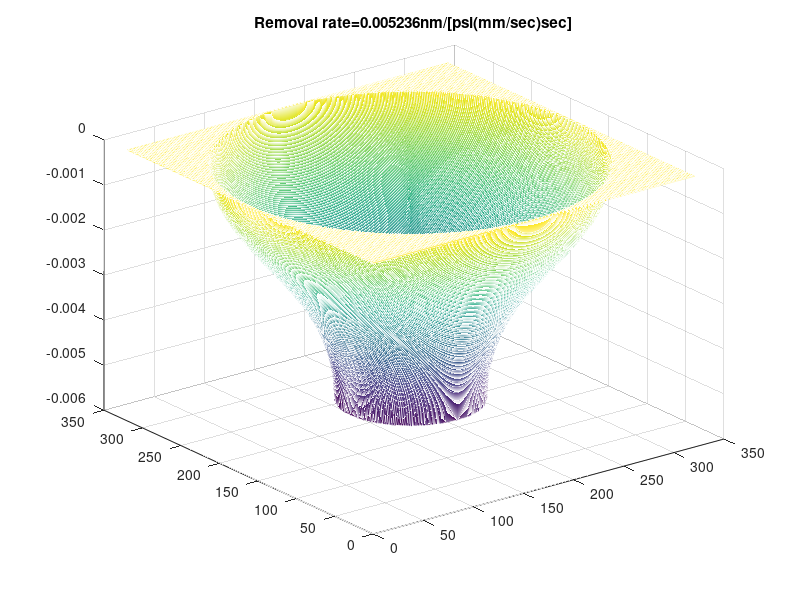

Reproduce this figure in MATLAB.
%RC TIF

close all;
clear;clc;    
    
TD=22;
OSR=5;
nargin=5;%?
K=1;
PSI=1;
TV=1;

    
if nargin < 6
    res = 0.1; %mm/px
end

TR=TD/2;

D_TIF = TD + OSR*2;

N = round(D_TIF/res);

if mod(N, 2) == 0
    N = N + 1;        
end

x_TIF = linspace(-D_TIF/2,D_TIF/2, N);
y_TIF = x_TIF;

[X_TIF,Y_TIF] = meshgrid(x_TIF,-1*y_TIF');

[~, R] = cart2pol(X_TIF, Y_TIF);

TIF = R*0;

TIF( (R >= (TR - OSR)) & ( R <= (TR + OSR)) ) = ...
    K*PSI*TV*OSR/60 * ( 2*acos( (R( (R >= (TR - OSR)) & ...
    ( R <= (TR + OSR)) ).^2 + OSR^2 - TR^2)./(2*R( (R >= (TR - OSR)) & ...
    ( R <= (TR + OSR)) )*OSR) ) );
TIF( R < (TR - OSR) ) = K*PSI*TV*OSR*2*pi/60;
TIF( R > (TR + OSR) ) = 0;

% TIF = -1*TIF*10;%nm/[psi(m/sec)sec]
TIF = -1*TIF/1e2;%nm/[psi(mm/sec)sec]
max_TIF=-min(min(TIF));
MRR2=TIF;
mesh(MRR2);
title(strcat('Removal rate=',num2str(max_TIF),'nm/[psi(mm/sec)sec]'));
% set(gca,'xtick',-inf:inf:inf);
% set(gca,'ytick',-inf:inf:inf);
% set(gca,'ztick',-inf:inf:inf);


% MRR2=imresize(MRR2,[49,49]);%change the size of TIF
% mesh(MRR2);
% 
% CX=-24:1:24;
% CY=MRR2(25,:);
% plot(CX,CY,'r-','LineWidth',3);